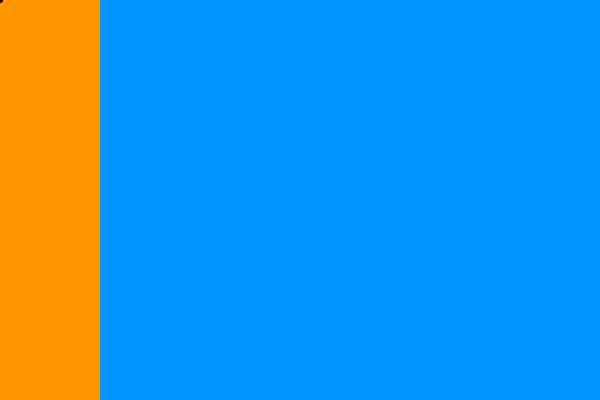
Frame 1 (no input)
Frame 60 (the mouse pressed at the canvas centre just before this capture): identical to frame 1, image omitted
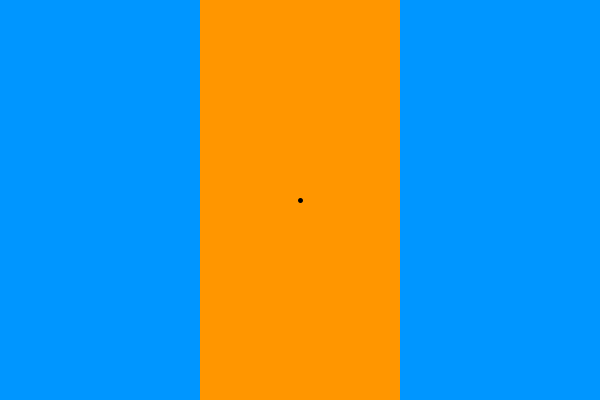
Frame 120 (the mouse held since frame 60 and released just before this capture)

The Processing sketch that drew these frames (run headless with seeded random() and noise(); from frame 60 on, the mouse is pressed at the canvas centre):

// Processing sketch: Bar_Collisions
// ── Bar_Collisions.pde
//Taken from https://www.jeffreythompson.org/collision-detection/object_oriented_collision.php
//full credit goes to jeffreythompson
//added more rectangles

float px = 0;      // point position (move with mouse)
float py = 0;

//rectangle 1
float sx = 0;    // square position
float sy = 0;
float sw = 100;    // and dimensions
float sh = 400;

//rectangle 2
float sx2 = 100;    // square position
float sy2 = 0;
float sw2 = 100;    // and dimensions
float sh2 = 400;
//rectangle 3
float sx3 = 200;    // square position
float sy3 = 0;
float sw3 = 100;    // and dimensions
float sh3 = 400;

//rectangle 4
float sx4 = 300;    // square position
float sy4 = 0;
float sw4 = 100;    // and dimensions
float sh4 = 400;

//rectangle 5
float sx5 = 400;    // square position
float sy5 = 0;
float sw5 = 100;    // and dimensions
float sh5 = 400;

//rectangle 6
float sx6 = 500;    // square position
float sy6 = 0;
float sw6 = 100;    // and dimensions
float sh6 = 400;

int h6;

void setup() {
  size(600,400);
  noCursor();

  strokeWeight(5);    // thicker stroke = easier to see
}


void draw() {
  background(255);

  // update point to mouse coordinates
  px = mouseX;
  py = mouseY;

  // check for collision
  // if hit, change rectangle color
  boolean hit = pointRect(px,py, sx,sy,sw,sh);
  if (hit) {
    fill(255,150,0);
  }
  else {
    fill(0,150,255);
  }
  noStroke();
  rect(sx,sy, sw,sh);
//do the same for the rectangle 2 -johnny
    boolean hit2 = pointRect(px,py, sx2,sy2,sw2,sh2);
  if (hit2) {
    fill(255,150,0);
  }
  else {
    fill(0,150,255);
  }
  noStroke();
    rect(sx2,sy2,sw2,sh2);
//same for rectangle 3 -johnny
        boolean hit3 = pointRect(px,py, sx3,sy3,sw3,sh3);
  if (hit3) {
    fill(255,150,0);
  }
  else {
    fill(0,150,255);
  }
  noStroke();
    rect(sx3,sy3,sw3,sh3);

    //same for rectangle 4 -johnny
        boolean hit4 = pointRect(px,py, sx4,sy4,sw4,sh4);
  if (hit4) {
    fill(255,150,0);
  }
  else {
    fill(0,150,255);
  }
  noStroke();
    rect(sx4,sy4,sw4,sh4);

        //same for rectangle 5 -johnny
        boolean hit5 = pointRect(px,py, sx5,sy5,sw5,sh5);
  if (hit5) {
    fill(255,150,0);
  }
  else {
    fill(0,150,255);
  }
  noStroke();
    rect(sx5,sy5,sw5,sh5);

            //same for rectangle 6 -johnny
  boolean hit6 = pointRect(px,py, sx6,sy6,sw6,sh6);
  if (hit6) {
  fill(255,150,0);
  }
  else {
  fill(0,150,255);
  }

  noStroke();
    rect(sx6,sy6,sw6,sh6);


  // draw the point
  stroke(0);
  point(px,py);
}


// POINT/RECTANGLE
boolean pointRect(float px, float py, float rx, float ry, float rw, float rh) {

  // is the point inside the rectangle's bounds?
  if (px >= rx &&        // right of the left edge AND
      px <= rx + rw &&   // left of the right edge AND
      py >= ry &&        // below the top AND
      py <= ry + rh) {   // above the bottom
        return true;
  }
  return false;
}
